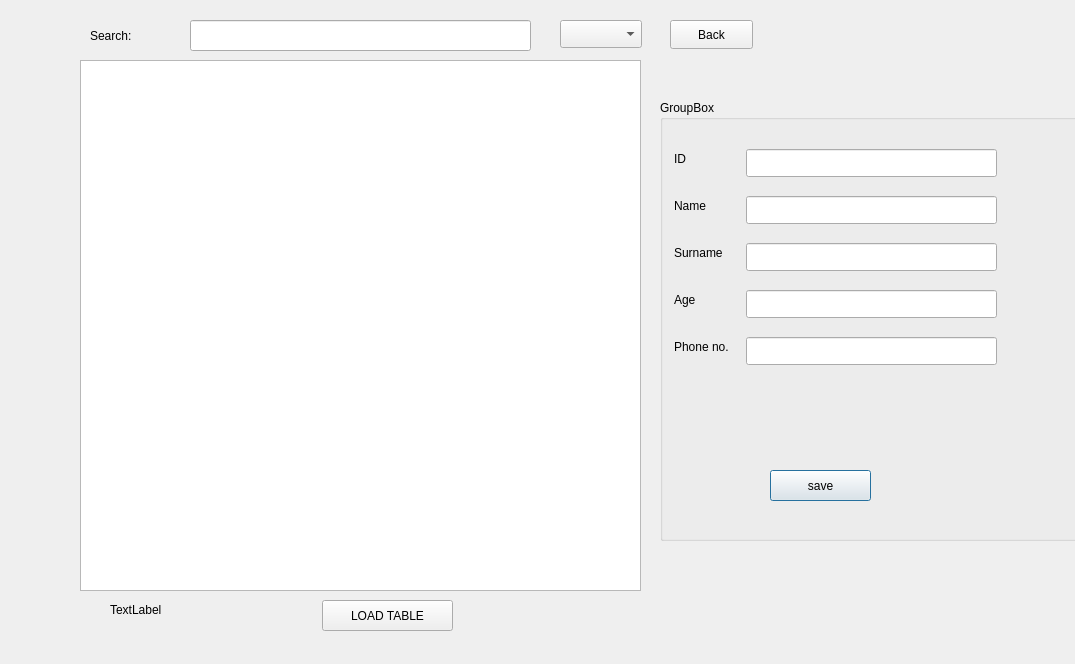
<?xml version="1.0" encoding="UTF-8"?>
<ui version="4.0">
 <class>secDialog</class>
 <widget class="QDialog" name="secDialog">
  <property name="geometry">
   <rect>
    <x>0</x>
    <y>0</y>
    <width>1075</width>
    <height>664</height>
   </rect>
  </property>
  <property name="windowTitle">
   <string>Dialog</string>
  </property>
  <widget class="QLabel" name="label_third">
   <property name="geometry">
    <rect>
     <x>110</x>
     <y>600</y>
     <width>63</width>
     <height>20</height>
    </rect>
   </property>
   <property name="text">
    <string>TextLabel</string>
   </property>
  </widget>
  <widget class="QGroupBox" name="groupBox">
   <property name="geometry">
    <rect>
     <x>660</x>
     <y>100</y>
     <width>521</width>
     <height>441</height>
    </rect>
   </property>
   <property name="title">
    <string>GroupBox</string>
   </property>
   <widget class="QLabel" name="label_6">
    <property name="geometry">
     <rect>
      <x>14</x>
      <y>49</y>
      <width>16</width>
      <height>20</height>
     </rect>
    </property>
    <property name="text">
     <string>ID</string>
    </property>
   </widget>
   <widget class="QLineEdit" name="txt_id">
    <property name="geometry">
     <rect>
      <x>86</x>
      <y>49</y>
      <width>251</width>
      <height>28</height>
     </rect>
    </property>
   </widget>
   <widget class="QLabel" name="label_7">
    <property name="geometry">
     <rect>
      <x>14</x>
      <y>96</y>
      <width>40</width>
      <height>20</height>
     </rect>
    </property>
    <property name="text">
     <string>Name</string>
    </property>
   </widget>
   <widget class="QLineEdit" name="txt_name">
    <property name="geometry">
     <rect>
      <x>86</x>
      <y>96</y>
      <width>251</width>
      <height>28</height>
     </rect>
    </property>
   </widget>
   <widget class="QLabel" name="label_8">
    <property name="geometry">
     <rect>
      <x>14</x>
      <y>143</y>
      <width>58</width>
      <height>20</height>
     </rect>
    </property>
    <property name="text">
     <string>Surname</string>
    </property>
   </widget>
   <widget class="QLineEdit" name="txt_surname">
    <property name="geometry">
     <rect>
      <x>86</x>
      <y>143</y>
      <width>251</width>
      <height>28</height>
     </rect>
    </property>
   </widget>
   <widget class="QLabel" name="label_9">
    <property name="geometry">
     <rect>
      <x>14</x>
      <y>190</y>
      <width>27</width>
      <height>20</height>
     </rect>
    </property>
    <property name="text">
     <string>Age</string>
    </property>
   </widget>
   <widget class="QLineEdit" name="txt_age">
    <property name="geometry">
     <rect>
      <x>86</x>
      <y>190</y>
      <width>251</width>
      <height>28</height>
     </rect>
    </property>
   </widget>
   <widget class="QLabel" name="label_10">
    <property name="geometry">
     <rect>
      <x>14</x>
      <y>237</y>
      <width>65</width>
      <height>20</height>
     </rect>
    </property>
    <property name="text">
     <string>Phone no.</string>
    </property>
   </widget>
   <widget class="QLineEdit" name="txt_phone">
    <property name="geometry">
     <rect>
      <x>86</x>
      <y>237</y>
      <width>251</width>
      <height>28</height>
     </rect>
    </property>
   </widget>
   <widget class="QPushButton" name="pushButton">
    <property name="geometry">
     <rect>
      <x>110</x>
      <y>370</y>
      <width>101</width>
      <height>31</height>
     </rect>
    </property>
    <property name="text">
     <string>save</string>
    </property>
   </widget>
  </widget>
  <widget class="QPushButton" name="pushButton_2">
   <property name="geometry">
    <rect>
     <x>670</x>
     <y>20</y>
     <width>83</width>
     <height>29</height>
    </rect>
   </property>
   <property name="text">
    <string>Back</string>
   </property>
  </widget>
  <widget class="QTableView" name="tableView">
   <property name="geometry">
    <rect>
     <x>80</x>
     <y>60</y>
     <width>561</width>
     <height>531</height>
    </rect>
   </property>
  </widget>
  <widget class="QPushButton" name="pushButton_3">
   <property name="geometry">
    <rect>
     <x>322</x>
     <y>600</y>
     <width>131</width>
     <height>31</height>
    </rect>
   </property>
   <property name="text">
    <string>LOAD TABLE</string>
   </property>
  </widget>
  <widget class="QComboBox" name="cbColumnas">
   <property name="geometry">
    <rect>
     <x>560</x>
     <y>20</y>
     <width>82</width>
     <height>28</height>
    </rect>
   </property>
  </widget>
  <widget class="QLineEdit" name="lineEdit">
   <property name="geometry">
    <rect>
     <x>190</x>
     <y>20</y>
     <width>341</width>
     <height>31</height>
    </rect>
   </property>
  </widget>
  <widget class="QLabel" name="label">
   <property name="geometry">
    <rect>
     <x>90</x>
     <y>20</y>
     <width>81</width>
     <height>31</height>
    </rect>
   </property>
   <property name="text">
    <string>Search:</string>
   </property>
  </widget>
 </widget>
 <resources/>
 <connections/>
</ui>
